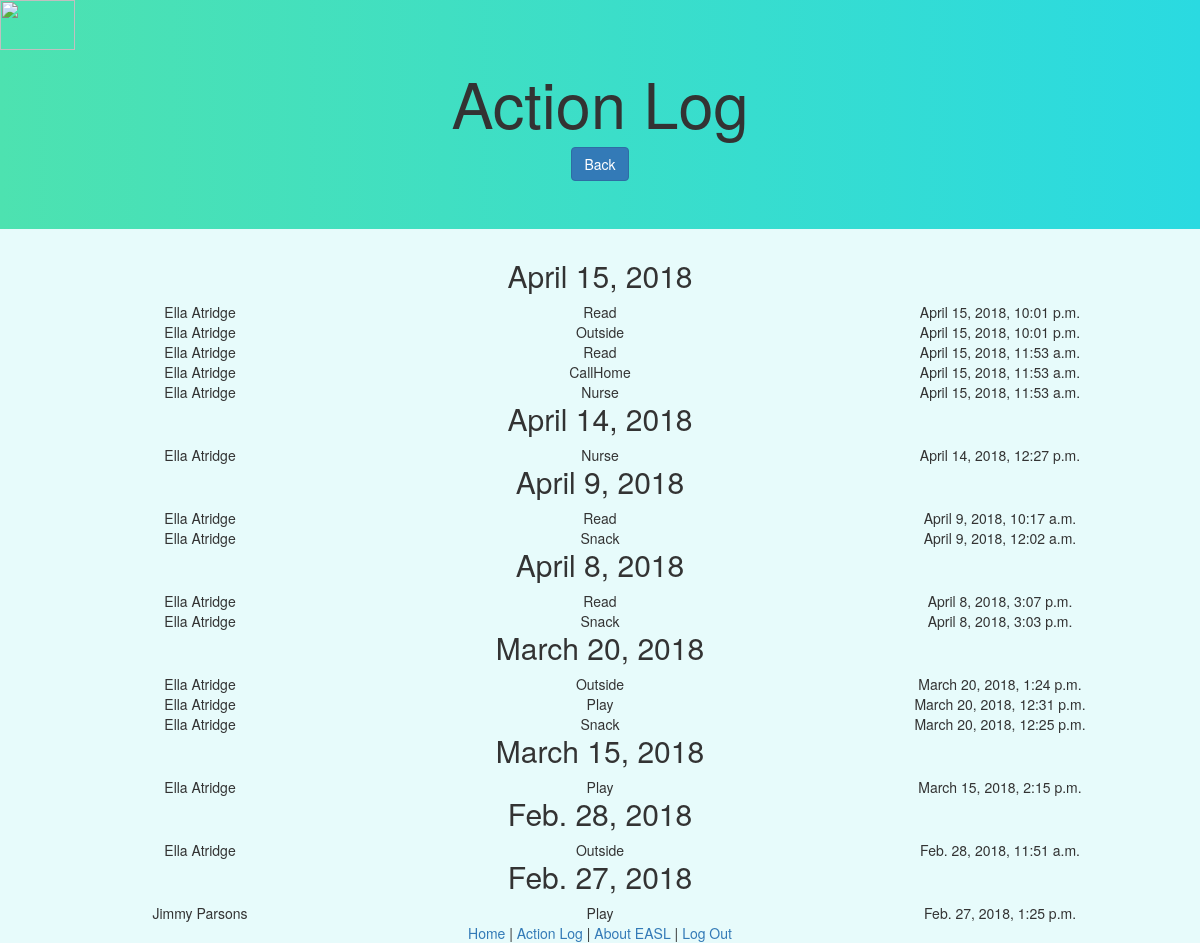
The page /actions/ (signed in) on the database as committed earlier.
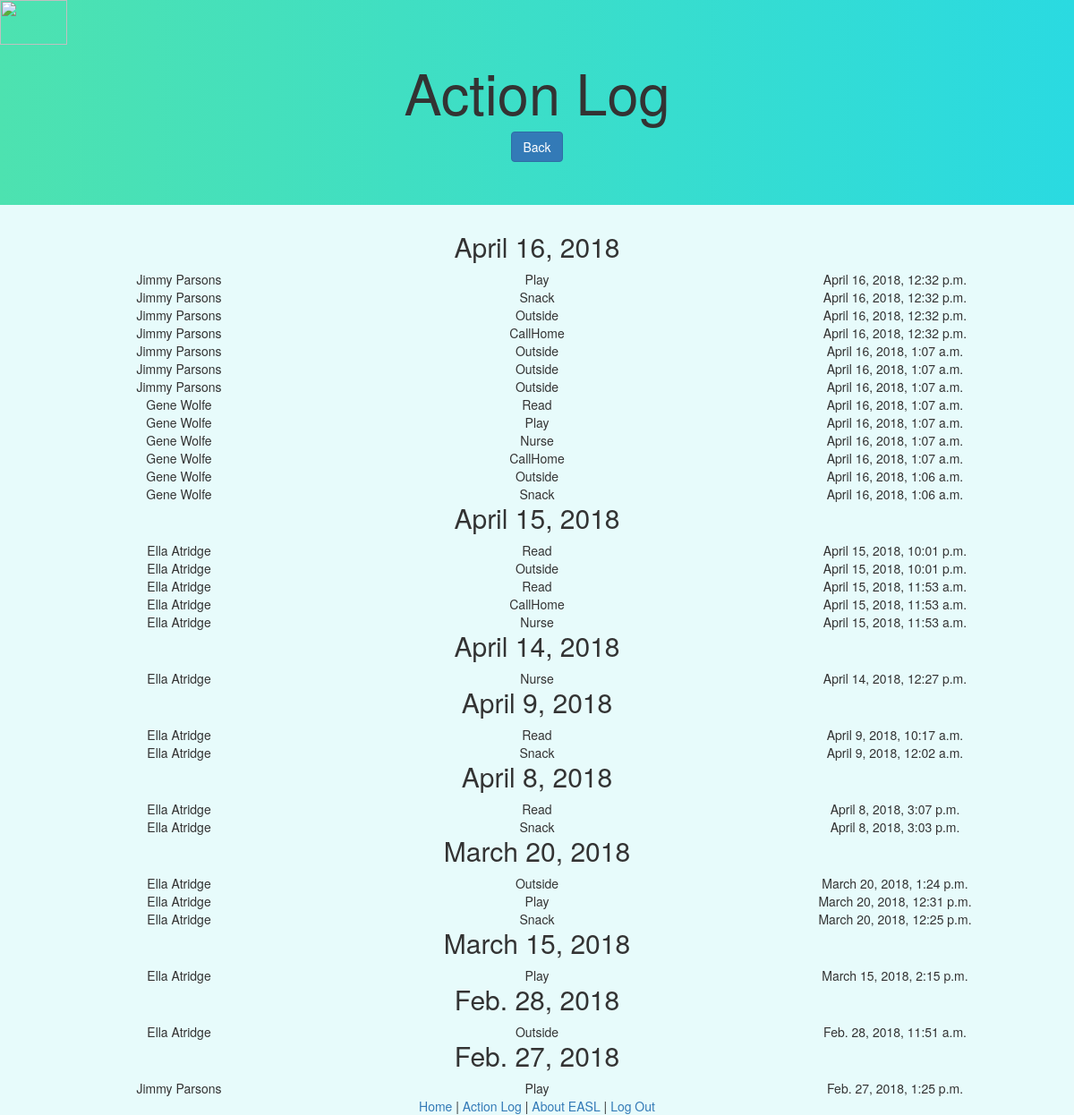
The same page on the database as committed later.
### webApp/models.py (models this page shows, shortened)
class Action(models.Model):
    ACTION_CHOICES = [('S', 'Snack'), ('P', 'Play'), ('O', 'Outside'), ('B', 'Bathroom'), ('C', 'CallHome'), ('N', 'Nurse'), ('R', 'Read')]
    time = models.DateTimeField()
    date = models.DateField()
    action = models.CharField(max_length=1, choices=ACTION_CHOICES)
    student = models.ForeignKey('Student', on_delete=models.CASCADE)
    class Meta:
        ordering = ['-time']

class Student(models.Model):
    first_name = models.CharField(max_length=50)
    last_name = models.CharField(max_length=50)
    date_of_birth = models.DateField()
    gender = models.CharField(max_length=10, choices=[('M', 'Male'), ('F', 'Female')])
    parent = models.ForeignKey(User, null=True, blank=True, on_delete=models.CASCADE)
    def __str__(self):
        return(self.first_name + ' ' + self.last_name)
    class Meta:
        unique_together = [("first_name", "last_name", "date_of_birth")]
        ordering = ['last_name']

### webApp/views.py (the view)
# urls.py: url(r'^actions/$', views.action_log, name='action_log'),
def action_log(request):
    if request.user.is_authenticated:
        if request.user.is_staff:
            actions = Action.objects.all()
            print(actions)
            actions_grouped = defaultdict(list)
            for action in actions:
                actions_grouped[action.date].append(action)
            return render(request, 'action_log.html', {'grouped_actions': reversed(sorted(actions_grouped.items()))})
        else:
            return redirect('/unauth')
    else:
        return redirect('/accounts/login')

### webApp/templates/action_log.html (shortened to what this page needs)
{% extends "base.html" %}
{% block content %}
<img class ='logo' src='https://s3.amazonaws.com/easl-static/eASl_logo.png' height="50" width="75">
<div class="jumbotron text-center">
  <h1 class="text-center"> Action Log </h1>
  <input type=button class="btn btn-primary" value="Back" onClick="javascript:history.go(-1);">
</div>
{% for date, actions in grouped_actions %}
  <h2 class="text-center">{{date}}</h2>
  {% for action in actions %}
    <div class="text-center">
      <div class="col-md-4">
        {{ action.student }}
      </div>
      <div class="col-md-4">
        {{ action.get_action_display }}
      </div>
      <div class="col-md-4">
        {{ action.time }}
      </div>
    </div>
  {% endfor %}
{% endfor %}
{% endblock %}

Rows that differ between the two databases and show on the page:
added Action: grouped_actions "April 16, 2018", student "Jimmy Parsons", action "Play", time "April 16, 2018, 12:32 p.m."
added Action: student "Jimmy Parsons", action "Snack", time "April 16, 2018, 12:32 p.m.", shown under "April 16, 2018"
added Action: student "Jimmy Parsons", action "Outside", time "April 16, 2018, 12:32 p.m.", shown under "April 16, 2018"
added Action: student "Jimmy Parsons", action "CallHome", time "April 16, 2018, 12:32 p.m.", shown under "April 16, 2018"
added Action: student "Jimmy Parsons", action "Outside", time "April 16, 2018, 1:07 a.m.", shown under "April 16, 2018"
added Action: student "Jimmy Parsons", action "Outside", time "April 16, 2018, 1:07 a.m.", shown under "April 16, 2018"
added Action: student "Jimmy Parsons", action "Outside", time "April 16, 2018, 1:07 a.m.", shown under "April 16, 2018"
added Action: student "Gene Wolfe", action "Read", time "April 16, 2018, 1:07 a.m.", shown under "April 16, 2018"
added Action: student "Gene Wolfe", action "Play", time "April 16, 2018, 1:07 a.m.", shown under "April 16, 2018"
added Action: student "Gene Wolfe", action "Nurse", time "April 16, 2018, 1:07 a.m.", shown under "April 16, 2018"
added Action: student "Gene Wolfe", action "CallHome", time "April 16, 2018, 1:07 a.m.", shown under "April 16, 2018"
added Action: student "Gene Wolfe", action "Outside", time "April 16, 2018, 1:06 a.m.", shown under "April 16, 2018"
added Action: student "Gene Wolfe", action "Snack", time "April 16, 2018, 1:06 a.m.", shown under "April 16, 2018"
